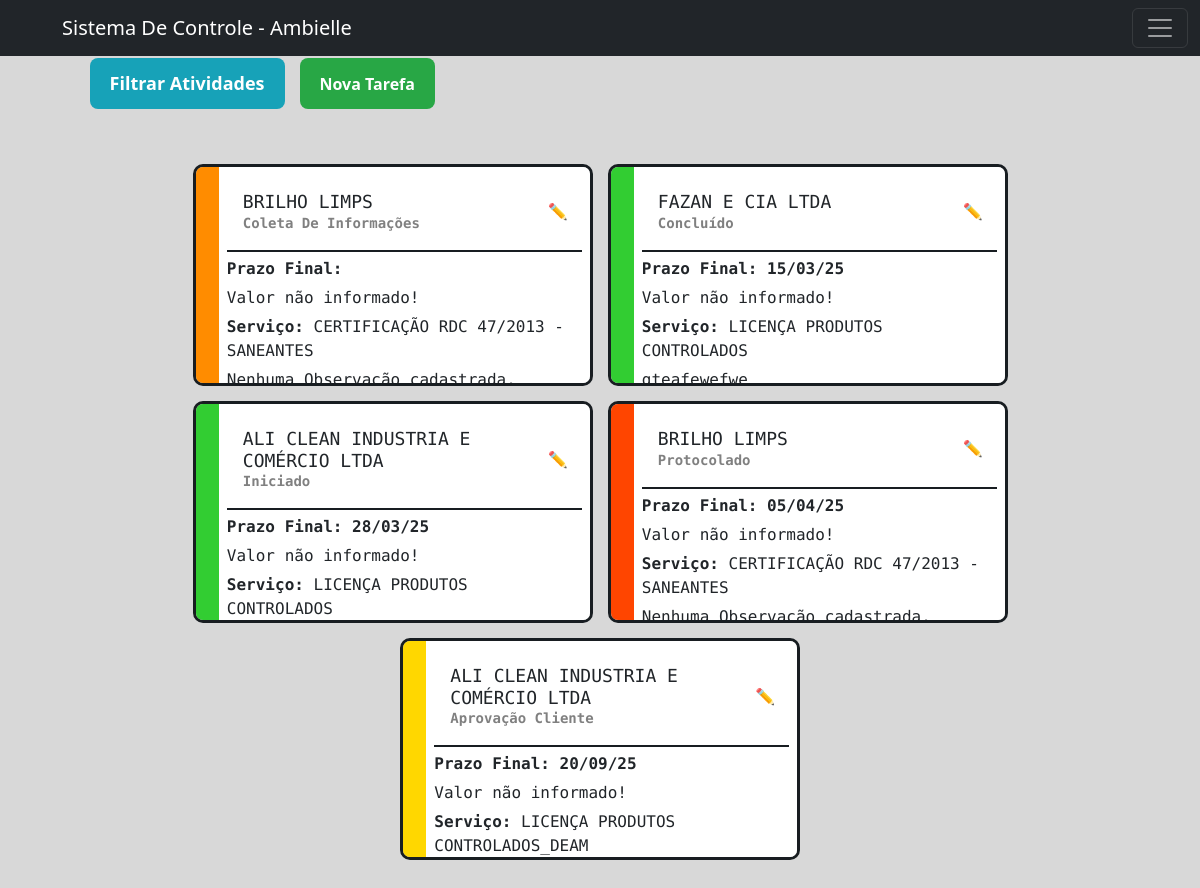
Page /ambielle/timeline/ (signed in) on the earlier database version.
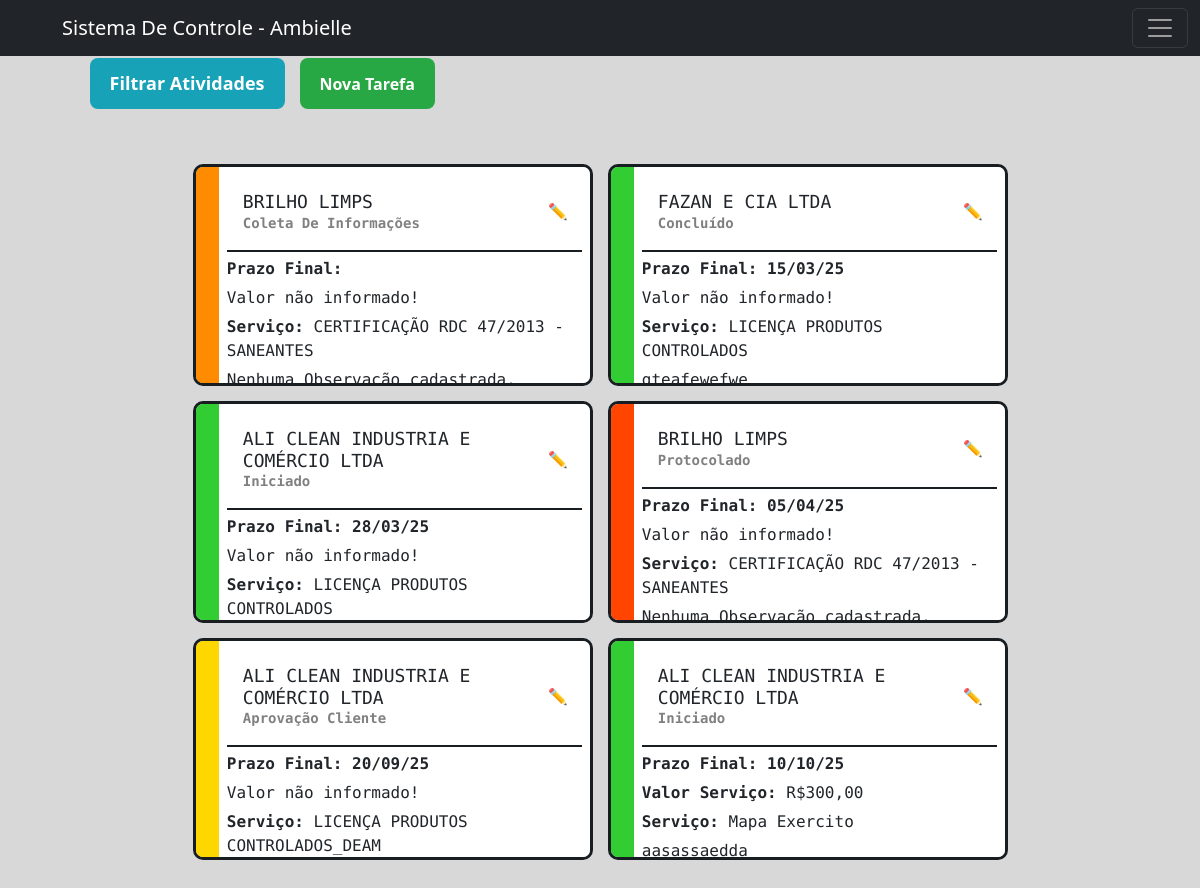
Same page on the later database version.
### workflow/models.py (models this page shows, shortened)
class Tarefa(models.Model):
    STATUS_CHOICES = [
        ('Iniciado', 'Iniciado'),
        ('Coleta De Informações', 'Coleta de Informações'),
        ('Execucao', 'Execução'),
        ('Aprovação Cliente', 'Aprovação Cliente'),
        ('Concluído', 'Concluído'),
        ('Encerrado', 'Encerrado'),
        ('Protocolado', 'Protocolado'),  # Nova opção adicionada
    ]
    tipo_servico = models.ForeignKey(TipoServico, on_delete=models.CASCADE, related_name="tarefas")
    cliente = models.ForeignKey(Cliente, on_delete=models.CASCADE)
    status = models.CharField(max_length=50, choices=STATUS_CHOICES, default='iniciado')
    data_inicio = models.DateField(default=timezone.now)
    prazo_final = models.DateField(null=True, blank=True)
    observacoes = models.TextField(blank=True, null=True)
    valor_total_servico = models.DecimalField(max_digits=10, decimal_places=2, blank=True, null=True)

class Cliente(models.Model):
    nome = models.CharField(max_length=255)
    endereco = models.CharField(max_length=255)
    numero = models.IntegerField(null=True)
    bairro = models.CharField(max_length=255, blank=True, null=True)
    razao_social = models.CharField(max_length=255, blank=True, null=True)
    telefone = models.CharField(max_length=15)
    email = models.EmailField()
    contato_principal = models.CharField(max_length=255)
    contato_secundario = models.CharField(max_length=255, blank=True, null=True)
    proposta_link = models.URLField(blank=True, null=True)
    cnpj = models.CharField(max_length=15)
    def __str__(self):
        return f"{self.nome}"

class TipoServico(models.Model):
    nome = models.CharField(max_length=50, unique=True)
    orgao = models.CharField(max_length=50, blank=True)
    def __str__(self):
        return f"{self.nome}"

### workflow/views/getPage.py (the view)
# urls.py: path('ambielle/timeline/', views.getTimeLine, name='timeline'),
@login_required(login_url='workflow:login')
def getTimeLine(request):
    title = 'Linha Do Tempo'
    if request.GET:
        return get_tarefas_filtradas(request)
    tarefas = Tarefa.objects.all().order_by('prazo_final')
    clientes = Cliente.objects.all()
    status_choices = [
        ('Iniciado', 'Iniciado'),
        ('Coleta De Informações', 'Coleta de Informações'),
        ('Execucao', 'Execução'),
        ('Aprovação Cliente', 'Aprovação Cliente'),
        ('Concluído', 'Concluído'),
        ('Encerrado', 'Encerrado'),
        ('Protocolado', 'Protocolado'),
    ]
    status_colors = {
        'Iniciado': '#32CD32',  # Verde
        'Coleta De Informações': '#FF8C00',  # Laranja
        'Execucao': '#00BFFF',  # Azul
        'Aprovação Cliente': '#FFD700',  # Amarelo
        'Concluído': '#32CD32',  # Verde
        'Encerrado': '#B22222',  # Vermelho
        'Protocolado': '#FF4500'  # Laranja Vermelho
    }
    for tarefa in tarefas:
        tarefa.status_color = status_colors.get(tarefa.status, '#000000')
    context = {
        'title': title,
        'tarefas': tarefas,
        'clientes': clientes,
        'cliente_selecionado': 'todos',
        'status_choices': status_choices,
        'status_selecionados': [],
        'data_inicial': None,
        'data_final': None,
    }
    return render(
        request,
        'workflow/timeLine.html',
        context,
    )

### workflow/templates/workflow/timeLine.html (shortened to what this page needs)
{% extends 'global/base.html' %}
{% load static %}
{% block content %}
<main>
    <section class="action-buttons">
        <button class="open-modal-btn btn-filter">Filtrar Atividades</button>
        <button class="btn-nova-tarefa" id="btn-criar-tarefa">Nova Tarefa</button>
    </section>
    <section>
        <div class="tasks-section">
            <div class="tasks-row">
                {% if tarefas %}
                {% for task in tarefas %}
                <div class="task-card" style="--status-color: {{ task.status_color }};">
                    <div class="task-status-bar"></div>
                    <div class="task-content">
                        <div class="task-header">
                            <div class="task-dateCli">
                                <h3>{{ task.cliente }}</h3>
                                <span class="date">{{ task.status }}</span>
                            </div>
                            <button class="btn-editar" data-id="{{ task.id }}" data-status="{{ task.status }}">
                                ✏️
                            </button>
                        </div>
                        <div class="info">
                            <p><strong>Prazo Final:</strong> <span class="date">{{ task.prazo_final|date:'d/m/y'}}</span></p>
                            {% if task.valor_total_servico %}
                            <p><strong>Valor Serviço:</strong> R${{ task.valor_total_servico }}</p>
                            {% else %}
                            <p>Valor não informado!</p>
                            {% endif %}
                            <p><strong>Serviço:</strong> {{ task.tipo_servico }}</p>
                            {% if task.observacoes %}
                            <p>{{ task.observacoes }}</p>
                            {% else %}
                            <p>Nenhuma Observação cadastrada.</p>
                            {% endif %}
                        </div>
                    </div>
                </div>
                {% endfor %}
                {% else %}
                <p>Nenhuma tarefa encontrada. Ajuste os filtros e tente novamente.</p>
                {% endif %}
            </div>
        </div>
    </section>
</main>
{% endblock %}

Differences in the rows shown:
added Tarefa: cliente "ALI CLEAN INDUSTRIA E COMÉRCIO LTDA", status "Iniciado", prazo_final "10/10/25", valor_total_servico "300,00", tipo_servico "Mapa Exercito", observacoes "aasassaedda"
